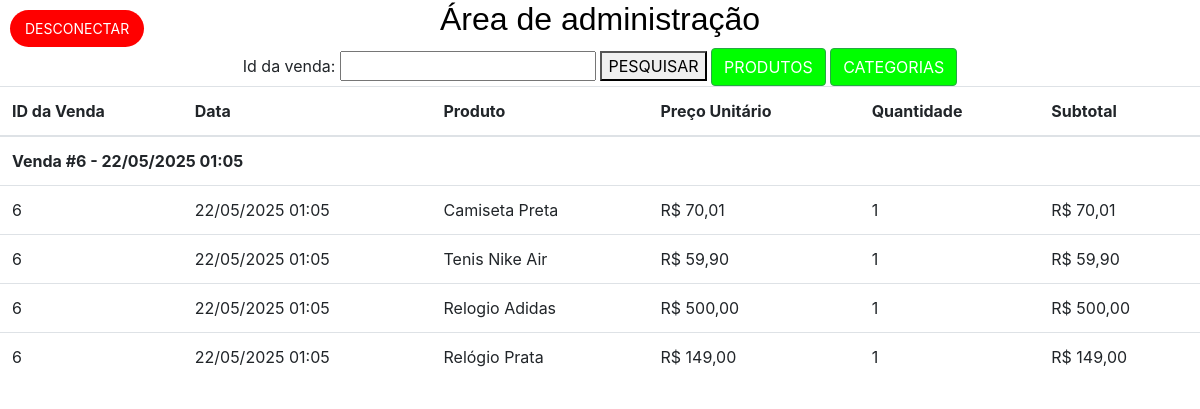
Page /admin.php?vendas_id=6 (signed in) on the committed database.
### tables this page shows
CREATE TABLE `vendas_itens` (
  `id` int(11) NOT NULL,
  `venda_id` int(11) NOT NULL,
  `produto_id` int(11) NOT NULL,
  `quantidade` int(11) NOT NULL
);

CREATE TABLE `vendas` (
  `id` int(11) NOT NULL,
  `data_venda` datetime DEFAULT current_timestamp()
);

CREATE TABLE `produtos` (
  `id` int(11) NOT NULL,
  `nome` varchar(255) NOT NULL,
  `preco` decimal(10,2) NOT NULL,
  `imagem` blob DEFAULT NULL,
  `categoria_id` int(11) NOT NULL
);

### admin.php (the view, shortened to what this page needs)
<!DOCTYPE html>
<html lang="en">
<head>
    <link rel="stylesheet" href="https://cdn.jsdelivr.net/npm/bootstrap@4.6.2/dist/css/bootstrap.min.css"
>
</head>
<body>
    <h1 style="font-size: 32px; color:rgb(0, 0, 0); margin-bottom: 10px; text-align: center; font-family: Arial, sans-serif;">
        Área de administração
    </h1>
    <form action="admin.php" method="get" style="text-align: center;">
        <label for="aluno"> Id da venda:</label>
        <input type="text" name="vendas_id">
        <button type="submit" value="ENVIAR"> PESQUISAR </button>
        <a href="produtos.php" style="background-color: #00FF00" class="btn btn-success"> PRODUTOS </a>
        <a href="categorias.php" style="background-color: #00FF00" class="btn btn-success"> CATEGORIAS </a>
    </form>
    <form method="post" style="position: absolute; top: 10px; left: 10px;">
        <button type="submit" name="reset_session" style="background-color: red; color: white; border: none; padding: 8px 15px; font-size: 14px; cursor: pointer; border-radius: 20px;">
            DESCONECTAR
        </button>
    </form>
</body>
<body>
    <tbody>
        <?php
    include("banco.php");
    $vendas_id = "";
    if (isset($_GET['vendas_id'])) {
        $vendas_id = $_GET['vendas_id'];
}
    $sql = "
        SELECT vendas.id AS venda_id,
           vendas.data_venda,
           produtos.nome AS nome_produto,
           produtos.preco,
           vendas_itens.quantidade
        FROM vendas
        INNER JOIN vendas_itens ON vendas.id = vendas_itens.venda_id
        INNER JOIN produtos ON vendas_itens.produto_id = produtos.id
        WHERE vendas.id LIKE '%$vendas_id%'
        ORDER BY vendas.id, vendas.data_venda";
    $retorno = $con->query($sql);
    if ($retorno->num_rows > 0) {
        echo "
        <table class='table table-hover'>
            <thead>
                <tr>
                    <th>ID da Venda</th>
                    <th>Data</th>
                    <th>Produto</th>
                    <th>Preço Unitário</th>
                    <th>Quantidade</th>
                    <th>Subtotal</th>
                </tr>
            </thead>
            <tbody>
        ";
    $ultima_venda = "";
    foreach ($retorno as $linha) {
        $venda_id = $linha['venda_id'];
        $subtotal = $linha['preco'] * $linha['quantidade'];
        if ($venda_id !== $ultima_venda) {
            echo "<tr><td colspan='6'><strong>Venda #$venda_id - " . date('d/m/Y H:i', strtotime($linha['data_venda'])) . "</strong></td></tr>";
            $ultima_venda = $venda_id;
        }
        echo "
            <tr>
                <td>" . $linha['venda_id'] . "</td>
                <td>" . date('d/m/Y H:i', strtotime($linha['data_venda'])) . "</td>
                <td>" . $linha['nome_produto'] . "</td>
                <td>R$ " . number_format($linha['preco'], 2, ',', '.') . "</td>
                <td>" . $linha['quantidade'] . "</td>
                <td>R$ " . number_format($subtotal, 2, ',', '.') . "</td>
            </tr>
        ";
    }
    echo "</tbody></table>";
} else {
    echo "<p style='text-align:center;'>Nenhuma venda encontrada.</p>";
}
?>
    </tbody>
</body>
</html>

### rows in the picture
vendas_itens: venda "6", venda.data_venda "22/05/2025 01:05", produto.nome "Camiseta Preta", produto.preco "70,01", quantidade "1", subtotal "70,01"
vendas_itens: venda "6", venda.data_venda "22/05/2025 01:05", produto.nome "Tenis Nike Air", produto.preco "59,90", quantidade "1", subtotal "59,90"
vendas_itens: venda "6", venda.data_venda "22/05/2025 01:05", produto.nome "Relogio Adidas", produto.preco "500,00", quantidade "1", subtotal "500,00"
vendas_itens: venda "6", venda.data_venda "22/05/2025 01:05", produto.nome "Relógio Prata", produto.preco "149,00", quantidade "1", subtotal "149,00"
